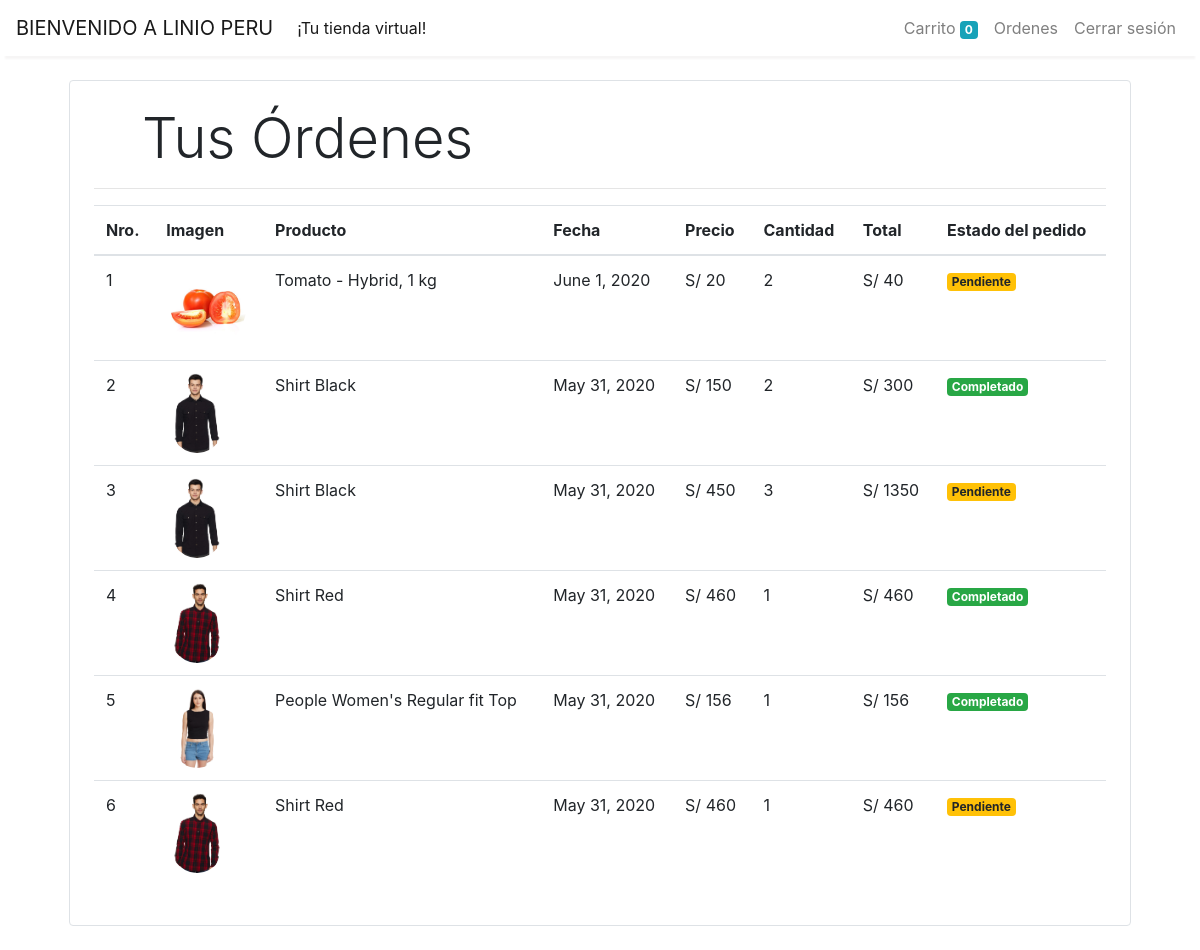
Screenshot of /orders (signed in) with the database file from the repository.
### store/models/orders.py (models this page shows, shortened)
class Order(models.Model):
    product = models.ForeignKey(Product,
                                on_delete=models.CASCADE)
    customer = models.ForeignKey(Customer,
                                 on_delete=models.CASCADE)
    quantity = models.IntegerField(default=1)
    price = models.IntegerField()
    address = models.CharField(max_length=50, default='', blank=True)
    phone = models.CharField(max_length=50, default='', blank=True)
    date = models.DateField(default=datetime.datetime.today)
    status = models.BooleanField(default=False)
    @staticmethod
    def get_orders_by_customer(customer_id):
        return Order.objects.filter(customer=customer_id).order_by('-date')

### store/models/product.py (models this page shows, shortened)
class Product(models.Model):
    name = models.CharField(max_length=55)
    price = models.IntegerField(default=0)
    category = models.ForeignKey(Category, on_delete=models.CASCADE, default=1)
    description = models.CharField(max_length=250, default='' , null=True , blank=True)
    image = models.ImageField(upload_to='uploads/products/')

### store/middlewares/auth.py (the view)
    def middleware(request):
        print(request.session.get('customer'))
        returnUrl = request.META['PATH_INFO']
        print(request.META['PATH_INFO'])
        if not request.session.get('customer'):
           return redirect(f'login?return_url={returnUrl}')
        response = get_response(request)
        return response

### store/templatetags/custom_filter.py (called while the page is built)
@register.filter(name='currency')
def currency(number):
    return "S/ "+str(number)

@register.filter(name='multiply')
def multiply(number , number1):
    return number * number1

### store/views/orders.py (called while the page is built)
    def get(self , request ):
        customer = request.session.get('customer')
        orders = Order.get_orders_by_customer(customer)
        print(orders)
        return render(request , 'orders.html'  , {'orders' : orders})

### store/templates/orders.html
{% extends 'base.html' %}
{% block content %}
{% load cart %}
{% load custom_filter %}
<div class="container">
   <div class="border rounded p-4 m-4">
        <p class="display-4 pl-4 ml-4">Tus Órdenes</p>
        <hr>
        <table class="table">
            <thead>
                <tr>
                    <th>Nro.</th>
                    <th>Imagen</th>
                    <th>Producto</th>
                    <th>Fecha</th>
                    <th>Precio</th>
                    <th>Cantidad</th>
                    <th>Total</th>
                    <th>Estado del pedido</th>
                </tr>
            </thead>
            <tbody>
                {% for order in orders %}
                <tr>
                    <td>{{forloop.counter}}</td>
                    <td><img style="height: 80px;" class="rounded-circle" src="{{order.product.image.url}}" alt=""></td>
                    <td>{{order.product.name}}</td>
                    <td>{{order.date}}</td>
                    <td>{{order.price|currency}}</td>
                    <td>{{order.quantity}}</td>
                    <td>{{order.quantity|multiply:order.price|currency}}</td>
                    {% if order.status %}
                    <td><small class="badge badge-success">Completado</small></td>
                    {%else%}
                    <td><small class="badge badge-warning">Pendiente</small></td>
                    {% endif %}
                </tr>
                {% endfor %}
            </tbody>
        </table>
   </div>
</div>
{% endblock %}

### store/templates/base.html (shortened to what this page needs)
<!doctype html>
<html lang="en">
<head>
  <link rel="stylesheet" href="https://maxcdn.bootstrapcdn.com/bootstrap/4.0.0/css/bootstrap.min.css"
>
</head>
<body>
  <nav class="one-edge-shadow
  sticky-top navbar
  navbar-expand-lg
   navbar-light bg-white">
    <a class="navbar-brand" href="/">BIENVENIDO A LINIO PERU</a>
    <div class="collapse navbar-collapse" id="navbarSupportedContent">
      <ul class="navbar-nav mr-auto">
        <li class="nav-item active">
          <a class="nav-link" href="/store">¡Tu tienda virtual!<span class="sr-only">(current)</span></a>
        </li>
      </ul>
      <ul class=" navbar-nav my-2 my-lg-0">
        <li class="nav-item ">
          <a class="nav-link" href="/cart">Carrito
            <span class="badge badge-info">{{request.session.cart.keys|length}}</span>
            <span class="sr-only">(current)</span></a>
        </li>
        {% if request.session.customer %}
        <li class="nav-item ">
          <a class="nav-link" href="/orders">Ordenes<span class="sr-only">(current)</span></a>
        </li>
        <li class="nav-item ">
          <a class="nav-link" href="/logout">Cerrar sesión<span class="sr-only">(current)</span></a>
        </li>
        {% endif %}
      </ul>
    </div>
  </nav>
    {% block content %}{% endblock %}
</body>
</html>

### store/templates/base.html (style rules this page uses)
nav { background-color: white; }
.one-edge-shadow { box-shadow: 0 8px 2px -5px rgb(246, 245, 245); }

### rows the page displays
Order: product.image (picture), product.name "Tomato - Hybrid, 1 kg", date "June 1, 2020", price "S/ 20", quantity "2", quantity|multiply "S/ 40", status "Pendiente"
Order: product.image (picture), product.name "Shirt Black", date "May 31, 2020", price "S/ 150", quantity "2", quantity|multiply "S/ 300", status "Completado"
Order: product.image (picture), product.name "Shirt Black", date "May 31, 2020", price "S/ 450", quantity "3", quantity|multiply "S/ 1350", status "Pendiente"
Order: product.image (picture), product.name "Shirt Red", date "May 31, 2020", price "S/ 460", quantity "1", quantity|multiply "S/ 460", status "Completado"
Order: product.image (picture), product.name "People Women's Regular fit Top", date "May 31, 2020", price "S/ 156", quantity "1", quantity|multiply "S/ 156", status "Completado"
Order: product.image (picture), product.name "Shirt Red", date "May 31, 2020", price "S/ 460", quantity "1", quantity|multiply "S/ 460", status "Pendiente"

### other values shown
{{ request.session.cart.keys|length }} "0"
